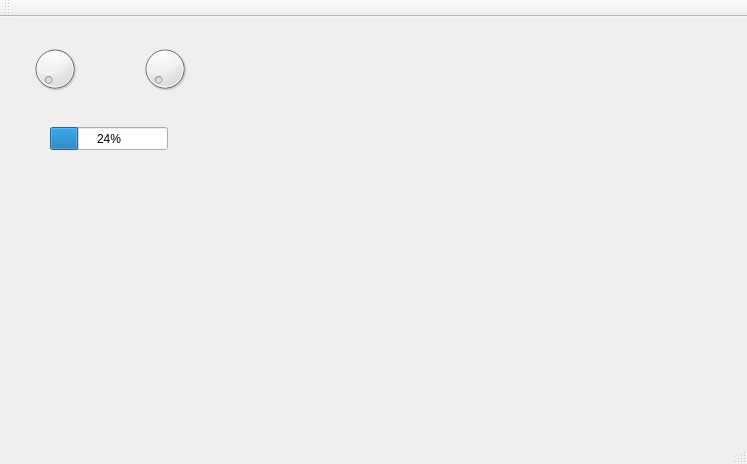
<?xml version="1.0" encoding="UTF-8"?>
<ui version="4.0">
 <class>MainWindow</class>
 <widget class="QMainWindow" name="MainWindow">
  <property name="geometry">
   <rect>
    <x>0</x>
    <y>0</y>
    <width>747</width>
    <height>464</height>
   </rect>
  </property>
  <property name="windowTitle">
   <string>MainWindow</string>
  </property>
  <widget class="QWidget" name="centralWidget">
   <widget class="QDial" name="dial">
    <property name="geometry">
     <rect>
      <x>30</x>
      <y>20</y>
      <width>50</width>
      <height>64</height>
     </rect>
    </property>
   </widget>
   <widget class="QDial" name="dial_2">
    <property name="geometry">
     <rect>
      <x>140</x>
      <y>20</y>
      <width>50</width>
      <height>64</height>
     </rect>
    </property>
   </widget>
   <widget class="QProgressBar" name="progressBar">
    <property name="geometry">
     <rect>
      <x>50</x>
      <y>110</y>
      <width>118</width>
      <height>23</height>
     </rect>
    </property>
    <property name="value">
     <number>24</number>
    </property>
   </widget>
  </widget>
  <widget class="QMenuBar" name="menuBar">
   <property name="geometry">
    <rect>
     <x>0</x>
     <y>0</y>
     <width>747</width>
     <height>21</height>
    </rect>
   </property>
  </widget>
  <widget class="QToolBar" name="mainToolBar">
   <attribute name="toolBarArea">
    <enum>TopToolBarArea</enum>
   </attribute>
   <attribute name="toolBarBreak">
    <bool>false</bool>
   </attribute>
  </widget>
  <widget class="QStatusBar" name="statusBar"/>
 </widget>
 <layoutdefault spacing="6" margin="11"/>
 <resources/>
 <connections/>
</ui>
